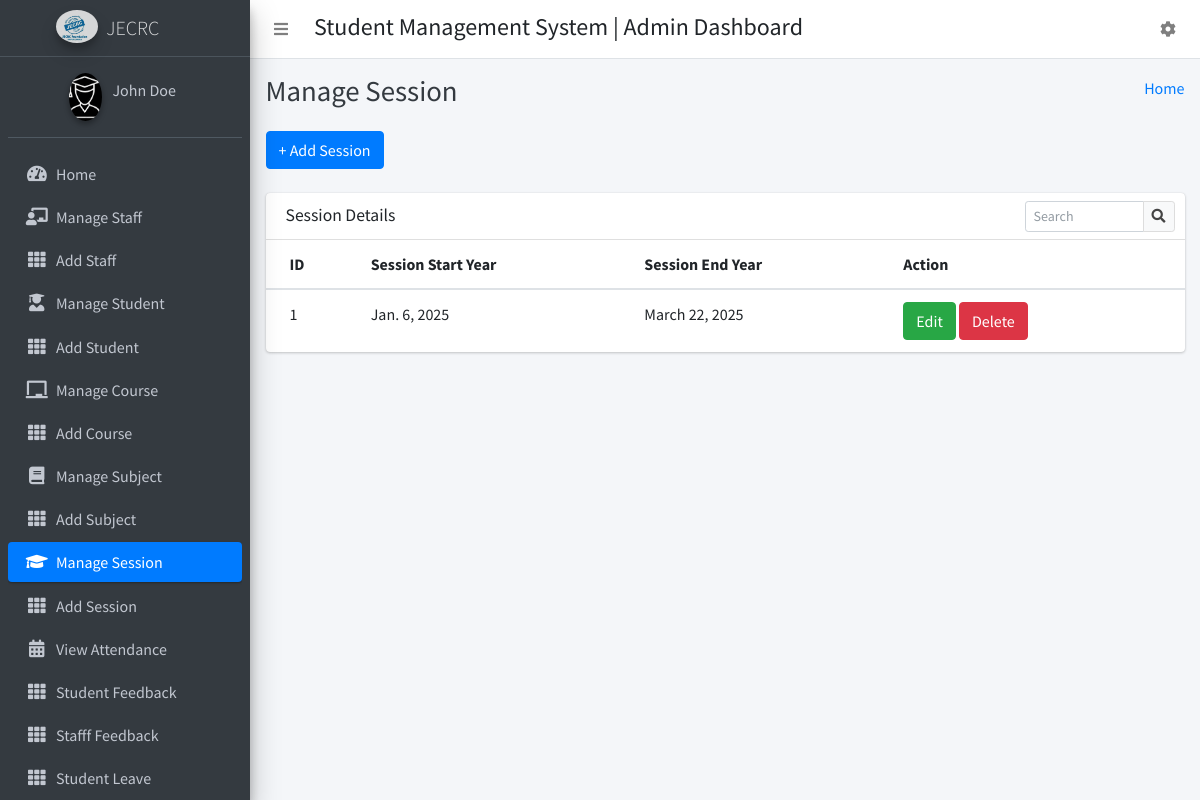
/manage_session/ (signed in), run on the app's committed database.
### CollegeManagementapp/models.py (models this page shows)
class CustomUser(AbstractUser):
    HOD = '1'
    STAFF = '2'
    STUDENT = '3'
    EMAIL_TO_USER_TYPE_MAP = {
        'hod': HOD,
        'staff': STAFF,
        'student': STUDENT
    }
    user_type_data = ((HOD, "HOD"), (STAFF, "Staff"), (STUDENT, "Student"))
    user_type = models.CharField(default=1, choices=user_type_data, max_length=10)

class SessionYearModel(models.Model):
    id = models.AutoField(primary_key=True)
    session_start_year = models.DateField()
    session_end_year = models.DateField()
    objects = models.Manager()

### CollegeManagementapp/HodViews.py (the view)
# urls.py: path('manage_session/', HodViews.manage_session, name="manage_session"),
def manage_session(request):
    session_years = SessionYearModel.objects.all()
    context = {
        "session_years": session_years
    }
    return render(request, "hod_template/manage_session_template.html", context)

### CollegeManagementapp/templates/hod_template/manage_session_template.html (shortened to what this page needs)
{% extends 'hod_template/base_template.html' %}
{% block page_title %}
    Manage Session
{% endblock page_title %}
{% block main_content %}
{% load static %}
<section class="content">
        <div class="container-fluid">
            <a class="btn btn-primary" href="{% url 'add_session' %}" role="button">+ Add Session</a> <br/>&nbsp;
            <div class="row">
                <div class="col-md-12">
                    <div class="card">
                        <div class="card-header">
                            <h3 class="card-title">Session Details</h3>
                            <div class="card-tools">
                            <div class="input-group input-group-sm" style="width: 150px;">
                                <input type="text" name="table_search" class="form-control float-right" placeholder="Search">
                                <div class="input-group-append">
                                <button type="submit" class="btn btn-default"><i class="fas fa-search"></i></button>
                                </div>
                            </div>
                            </div>
                        </div>
                        <div class="card-body table-responsive p-0">
                            <table class="table table-hover text-nowrap">
                            <thead>
                                <tr>
                                <th>ID</th>
                                <th>Session Start Year</th>
                                <th>Session End Year</th>
                                <th>Action</th>
                                </tr>
                            </thead>
                            <tbody>
                                {% for session_year in session_years %}
                                <tr>
                                <td>{{ session_year.id }}</td>
                                <td>{{ session_year.session_start_year }}</td>
                                <td>{{ session_year.session_end_year }}</td>
                                <td>
                                    <a href="{% url 'edit_session' session_year.id %}" class="btn btn-success">Edit</a>
                                    <a href="{% url 'delete_session' session_year.id %}" class="btn btn-danger">Delete</a>
                                </td>
                                </tr>
                                {% endfor %}
                            </tbody>
                            </table>
                        </div>
                        </div>
                </div>
            </div>
        </div>
      </section>
  {% endblock main_content %}

### CollegeManagementapp/templates/hod_template/sidebar_template.html (shortened to what this page needs)
{% load static %}
<aside class="main-sidebar sidebar-dark-primary elevation-4">
      <a href="{% url 'student_home' %}" class="brand-link">
        <img src="{% static 'dist/img/jecrc_logo.png' %}" alt="AdminLTE Logo" class="brand-image img-circle elevation-3 ml-5"
            style="opacity: .8">
        <span class="brand-text font-weight-light">JECRC</span>
      </a>
      <div class="sidebar">
        <div class="user-panel mt-3 pb-3 mb-3 d-flex">
          <div class="image">
            <img src="{% static 'dist/img/logo.png' %}" class="img-circle elevation-2 ml-5" alt="User Image" style="max-width:100%;">
          </div>
          <div class="info">
            <a href="{% url 'student_profile' %}" class="d-block">{{ user.first_name }} {{ user.last_name }}</a>
          </div>
        </div>
        <nav class="mt-2">
          <ul class="nav nav-pills nav-sidebar flex-column" data-widget="treeview" role="menu" data-accordion="false">
            <li class="nav-item">
              {% url 'admin_home' as admin_home %}
              <a href="{{ admin_home }}" class="nav-link {% if request.path == admin_home %} active {% endif %}">
                <i class="nav-icon fas fa-tachometer-alt"></i>
                <p>
                  Home
                </p>
              </a>
            </li>
            <li class="nav-item">
              {% url 'manage_staff' as manage_staff %}
              {% url 'edit_staff' staff_id=id as edit_staff %}
              <a href="{{ manage_staff }}" class="nav-link {% if request.path == manage_staff %} active {% endif %} {% if request.path == edit_staff %} active {% endif %}">
                <i class="nav-icon fas fa-chalkboard-teacher"></i>
                <p>
                  Manage Staff
                </p>
              </a>
            </li>
            <li class="nav-item">
              {% url 'add_staff' as add_staff %}
              <a href="{{ add_staff }}" class="nav-link {% if request.path == add_staff %} active {% endif %}">
                <i class="nav-icon fas fa-th"></i>
                <p>
                  Add Staff
                </p>
              </a>
            </li>
            <li class="nav-item">
              {% url 'manage_student' as manage_student %}
              {% url 'edit_student' student_id=id as edit_student %}
              <a href="{{ manage_student }}" class="nav-link {% if request.path == manage_student %} active {% endif %} {% if request.path == edit_student %} active {% endif %}">
                <i class="nav-icon fas fa-user-graduate"></i>
                <p>
                  Manage Student
                </p>
              </a>
            </li>
            <li class="nav-item">
              {% url 'add_student' as add_student %}
              <a href="{{ add_student }}" class="nav-link {% if request.path == add_student %} active {% endif %}">
                <i class="nav-icon fas fa-th"></i>
                <p>
                  Add Student
                </p>
              </a>
            </li>
            <li class="nav-item">
              {% url 'manage_course' as manage_course %}
              {% url 'edit_course' course_id=id as edit_course %}
              <a href="{{ manage_course }}" class="nav-link {% if request.path == manage_course %} active {% endif %} {% if request.path == edit_course %} active {% endif %}">
                <i class="nav-icon fas fa-chalkboard"></i>
                <p>
                  Manage Course
                </p>
              </a>
            </li>
            <li class="nav-item">
            {% url 'add_course' as add_course %}
              <a href="{{ add_course }}" class="nav-link {% if request.path == add_course %} active {% endif %}">
                <i class="nav-icon fas fa-th"></i>
                <p>
                  Add Course
                </p>
              </a>
            </li>
            <li class="nav-item">
              {% url 'manage_subject' as manage_subject %}
              {% url 'edit_subject' subject_id=id as edit_subject %}
              <a href="{{ manage_subject }}" class="nav-link {% if request.path == manage_subject %} active {% endif %} {% if request.path == edit_subject %} active {% endif %}">
                <i class="nav-icon fas fa-book"></i>
                <p>
                  Manage Subject
                </p>
              </a>
            </li>
            <li class="nav-item">
              {% url 'add_subject' as add_subject %}
              <a href="{{ add_subject }}" class="nav-link {% if request.path == add_subject %} active {% endif %}">
                <i class="nav-icon fas fa-th"></i>
                <p>
                  Add Subject
                </p>
              </a>
            </li>
            <li class="nav-item">
              {% url 'manage_session' as manage_session %}
              {% url 'edit_session' session_id=id as edit_session %}
              <a href="{{ manage_session }}" class="nav-link {% if request.path == manage_session %} active {% endif %} {% if request.path == edit_session %} active {% endif %}">
                <i class="nav-icon fas fa-graduation-cap"></i>
                <p>
                  Manage Session
                </p>
              </a>
            </li>
            <li class="nav-item">
              {% url 'add_session' as add_session %}
              <a href="{{ add_session }}" class="nav-link {% if request.path == add_session %} active {% endif %}">
                <i class="nav-icon fas fa-th"></i>
                <p>
                  Add Session
                </p>
              </a>
            </li>
            <li class="nav-item">
              {% url 'admin_view_attendance' as admin_view_attendance %}
              <a href="{{ admin_view_attendance }}" class="nav-link {% if request.path == admin_view_attendance %} active {% endif %}">
                <i class="nav-icon fas fa-calendar-alt"></i>
                <p>
                  View Attendance
                </p>
              </a>
            </li>
            <li class="nav-item">
              {% url 'student_feedback_message' as student_feedback_message %}
              <a href="{{ student_feedback_message }}" class="nav-link {% if request.path == student_feedback_message %} active {% endif %}">
                <i class="nav-icon fas fa-th"></i>
                <p>
                  Student Feedback
                </p>
              </a>
            </li>
            <li class="nav-item">
              {% url 'staff_feedback_message' as staff_feedback_message %}
              <a href="{{ staff_feedback_message }}" class="nav-link {% if request.path == staff_feedback_message %} active {% endif %}">
                <i class="nav-icon fas fa-th"></i>
                <p>
                  Stafff Feedback
                </p>
              </a>
            </li>
            <li class="nav-item">
              {% url 'student_leave_view' as student_leave_view %}
              <a href="{{ student_leave_view }}" class="nav-link {% if request.path == student_leave_view %} active {% endif %}">
                <i class="nav-icon fas fa-th"></i>
                <p>
                  Student Leave
                </p>
              </a>
            </li>
          </ul>
        </nav>
      </div>
    </aside>

### data on the page
CustomUser: first_name "John", last_name "Doe"
SessionYearModel: id "1", session_start_year "Jan. 6, 2025", session_end_year "March 22, 2025"
